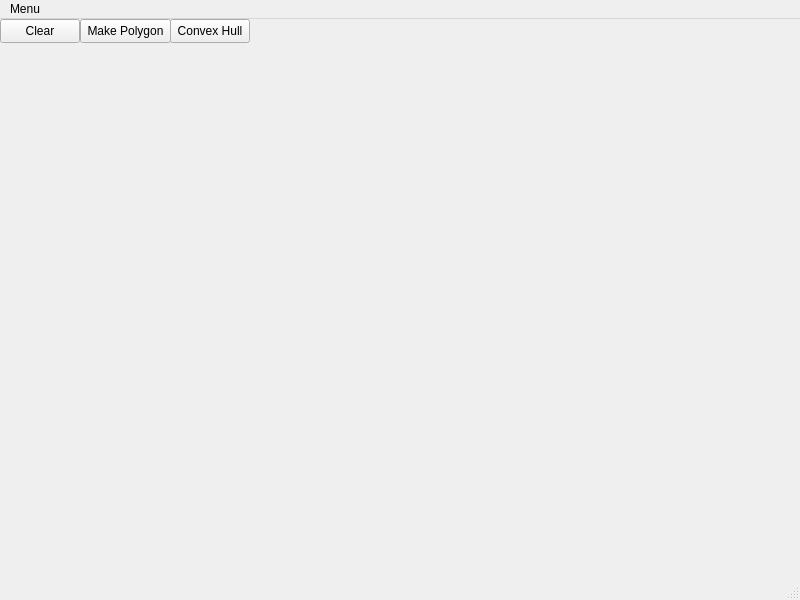
<?xml version="1.0" encoding="UTF-8"?>
<ui version="4.0">
 <class>MainWindow</class>
 <widget class="QMainWindow" name="MainWindow">
  <property name="geometry">
   <rect>
    <x>0</x>
    <y>0</y>
    <width>800</width>
    <height>600</height>
   </rect>
  </property>
  <property name="windowTitle">
   <string>MainWindow</string>
  </property>
  <widget class="QWidget" name="centralwidget">
   <widget class="QPushButton" name="Clear">
    <property name="geometry">
     <rect>
      <x>0</x>
      <y>0</y>
      <width>80</width>
      <height>24</height>
     </rect>
    </property>
    <property name="text">
     <string>Clear</string>
    </property>
   </widget>
   <widget class="QPushButton" name="MakePolygon">
    <property name="geometry">
     <rect>
      <x>80</x>
      <y>0</y>
      <width>91</width>
      <height>24</height>
     </rect>
    </property>
    <property name="text">
     <string>Make Polygon</string>
    </property>
   </widget>
   <widget class="QPushButton" name="ConvexHull">
    <property name="geometry">
     <rect>
      <x>170</x>
      <y>0</y>
      <width>80</width>
      <height>24</height>
     </rect>
    </property>
    <property name="text">
     <string>Convex Hull</string>
    </property>
   </widget>
  </widget>
  <widget class="QMenuBar" name="menubar">
   <property name="geometry">
    <rect>
     <x>0</x>
     <y>0</y>
     <width>800</width>
     <height>21</height>
    </rect>
   </property>
   <widget class="QMenu" name="menuRestart">
    <property name="title">
     <string>Menu</string>
    </property>
   </widget>
   <addaction name="menuRestart"/>
  </widget>
  <widget class="QStatusBar" name="statusbar"/>
  <action name="actionRestart">
   <property name="text">
    <string>Restart</string>
   </property>
  </action>
 </widget>
 <resources/>
 <connections/>
</ui>
